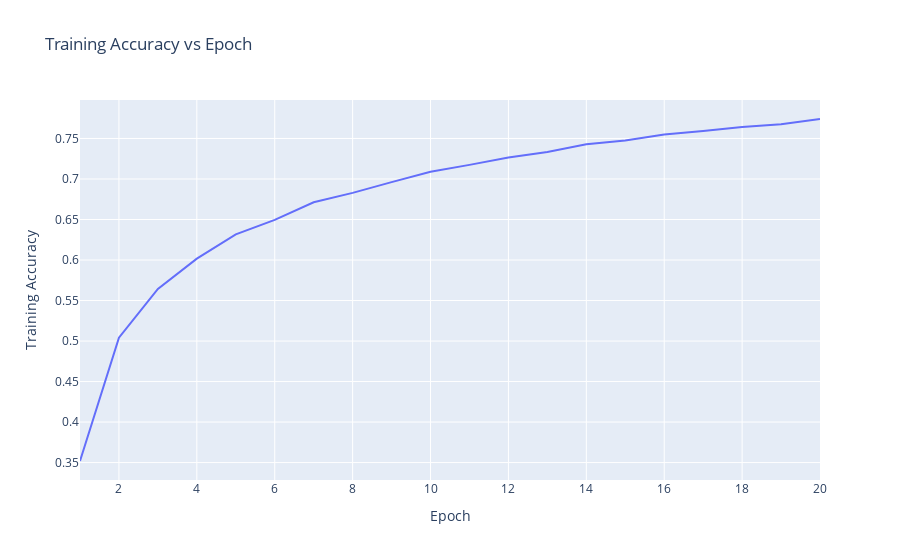
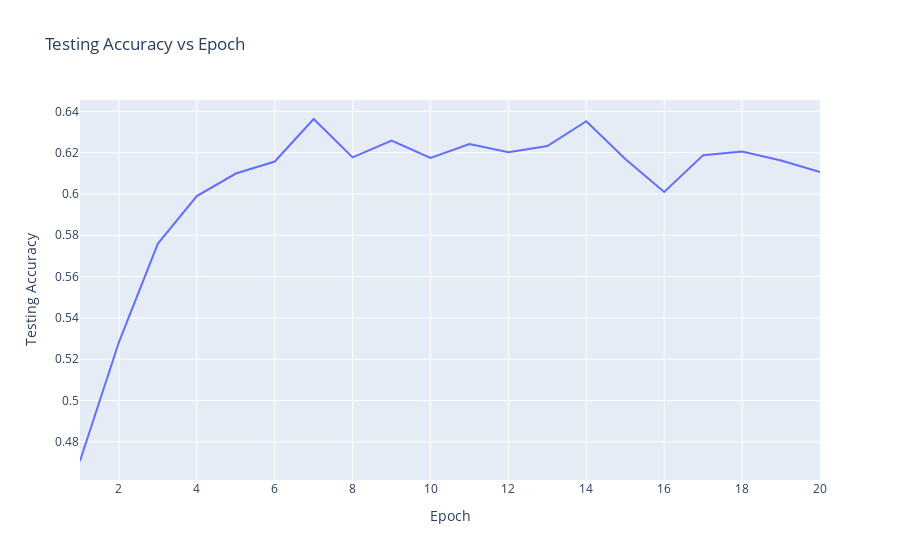

Notebook cell for these charts, in order:
### Code cell
#Plotting Accuracy
epochList = np.array(range(numOfEpochs)) +1
display(px.line(x = epochList, y = trainList, labels = {'x': "Epoch", 'y': "Training Accuracy"}, title = "Training Accuracy vs Epoch"))
display(px.line(x = epochList, y = testList, labels = {'x': "Epoch", 'y': "Testing Accuracy"}, title = "Testing Accuracy vs Epoch"))

### Figure 1 — Plotly figure (JSON) as saved in the notebook; plotly's stock layout.template omitted (floating-point values rounded to 4 significant figures)
{"data": [{"hovertemplate": "Epoch=%{x}<br>Training Accuracy=%{y}<extra></extra>", "legendgroup": "", "line": {"color": "#636efa", "dash": "solid"}, "marker": {"symbol": "circle"}, "mode": "lines", "name": "", "orientation": "v", "showlegend": false, "type": "scatter", "x": [1, 2, 3, 4, 5, 6, 7, 8, 9, 10, 11, 12, 13, 14, 15, 16, 17, 18, 19, 20], "xaxis": "x", "y": [0.352, 0.5042, 0.5642, 0.6017, 0.6316, 0.6495, 0.6713, 0.6828, 0.6961, 0.7089, 0.7174, 0.7265, 0.7333, 0.7429, 0.7476, 0.7548, 0.7593, 0.7643, 0.7675, 0.774], "yaxis": "y"}], "layout": {"legend": {"tracegroupgap": 0}, "title": {"text": "Training Accuracy vs Epoch"}, "xaxis": {"anchor": "y", "domain": [0, 1], "title": {"text": "Epoch"}}, "yaxis": {"anchor": "x", "domain": [0, 1], "title": {"text": "Training Accuracy"}}}}

### Figure 2 — Plotly figure (JSON) as saved in the notebook; plotly's stock layout.template omitted (floating-point values rounded to 4 significant figures)
{"data": [{"hovertemplate": "Epoch=%{x}<br>Testing Accuracy=%{y}<extra></extra>", "legendgroup": "", "line": {"color": "#636efa", "dash": "solid"}, "marker": {"symbol": "circle"}, "mode": "lines", "name": "", "orientation": "v", "showlegend": false, "type": "scatter", "x": [1, 2, 3, 4, 5, 6, 7, 8, 9, 10, 11, 12, 13, 14, 15, 16, 17, 18, 19, 20], "xaxis": "x", "y": [0.4707, 0.5283, 0.576, 0.599, 0.6099, 0.6157, 0.6363, 0.6177, 0.6259, 0.6174, 0.6242, 0.6202, 0.6232, 0.6352, 0.6169, 0.601, 0.6188, 0.6206, 0.6162, 0.6106], "yaxis": "y"}], "layout": {"legend": {"tracegroupgap": 0}, "title": {"text": "Testing Accuracy vs Epoch"}, "xaxis": {"anchor": "y", "domain": [0, 1], "title": {"text": "Epoch"}}, "yaxis": {"anchor": "x", "domain": [0, 1], "title": {"text": "Testing Accuracy"}}}}
